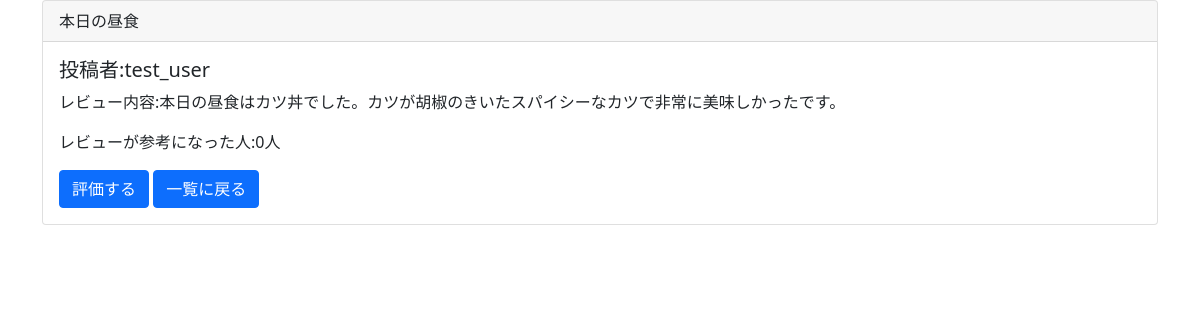
The page /detail/4 (signed in) on the database its author committed.
### reviewpost/models.py (models this page shows)
class ReviewModel(models.Model):
    author = models.ForeignKey(User, on_delete=models.CASCADE)
    title = models.CharField(max_length = 100)
    content = models.TextField()
    useful_num = models.IntegerField(null = True, blank = True, default = 0)
    product_image = models.ImageField(upload_to='',null = True, blank=True)

### reviewpost/views.py (the view)
# urls.py: path('detail/<int:pk>', detailview, name='detail'),
@login_required
def detailview(request, pk):
    object_list = ReviewModel.objects.get(pk = pk)
    return render(request, 'detail.html', {'object': object_list})

### templates/detail.html (shortened to what this page needs)
{% extends 'base.html' %}
{% block content %}
    <div class="container">
        <div class="card">
            <div class="card-header">{{ object.title }}</div>
            <div class="card-body">
                <h5 class="card-title">投稿者:{{ object.author }}</h5>
                <p class="card-text">レビュー内容:{{ object.content }}</p>
                <p class="card-text">レビューが参考になった人:{{ object.useful_num }}人</p>
                <a href="{% url 'evaluation' object.pk %}" class="btn btn-primary">評価する</a>
                <a href="{% url 'list' %}" class="btn btn-primary">一覧に戻る</a>
            </div>
        </div>
    </div>
{% endblock content %}

### rows shown on the page
ReviewModel: title "本日の昼食", author "test_user", content "本日の昼食はカツ丼でした。カツが胡椒のきいたスパイシーなカツで非常に美味しかったです。", useful_num "0"
